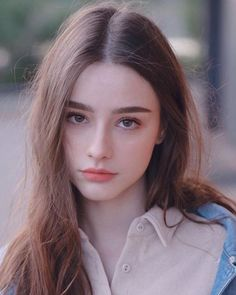
#> input picture openCV/tutorial/girl.jpg, 236 x 295 px, found by its file name
$ python stackimages_np.py
#> lines starting #> are read from the running program, lines starting #| are printed output that depends on the picture
import cv2,numpy as np

image = cv2.imread("E:\\Coding\\Python\\openCV\\tutorial\\girl.jpg")
#> image is the input picture: shape (295, 236, 3); mean B, G, R 119.9, 111.5, 128.7

stack_hor = np.hstack((image,image,image))
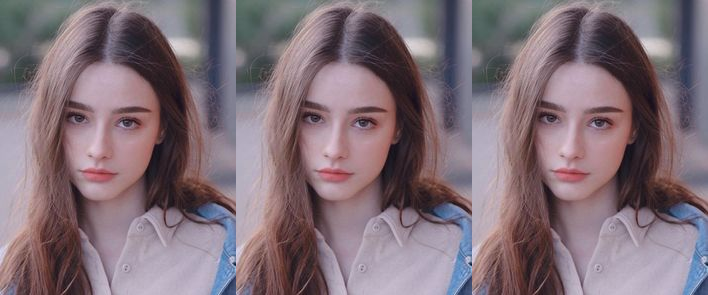
#> stack_hor: shape (295, 708, 3); mean B, G, R 119.9, 111.5, 128.7

stack_ver = np.vstack((image,image)) #to stack images in np   both images should nither rgb nor gray
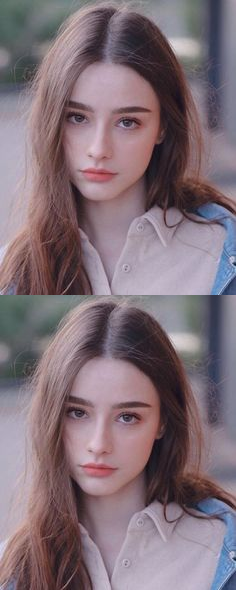
#> stack_ver: shape (590, 236, 3); mean B, G, R 119.9, 111.5, 128.7

cv2.imshow("horizontal",stack_hor)
cv2.imshow("vertical",stack_ver)
cv2.waitKey(0)
